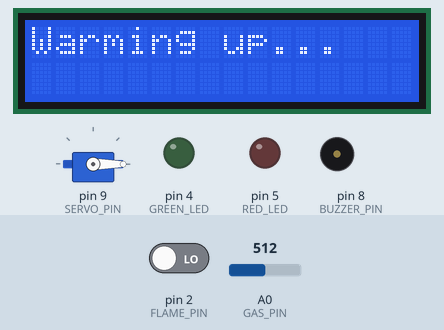
Bench run of a sketch on a simulated Arduino Uno, built with avr-gcc and run on an emulated ATmega328P. On the bench: servo, 16×2 character LCD, output pins drawn as LEDs (lit = HIGH), buzzer (waves = sounding). The inputs (shaded band) are chosen by the test bench; at power-on: pin 2 (FLAME_PIN) LOW, A0 (GAS_PIN) = 512.

Above: at 0.1 s.
At 60.1 s:
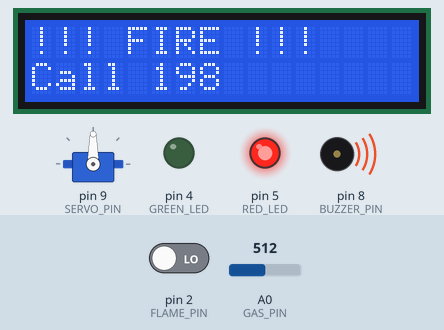
Timing chart, 0 to 61.6 s (numbered marks = the images above):
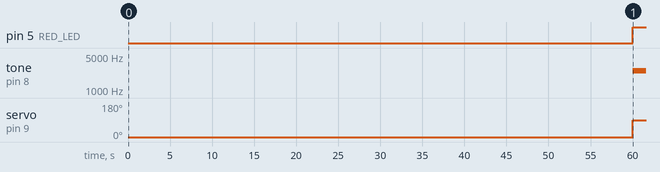

The sketch:

30_integrated_security.ino
```cpp
/*
  المستوى المتقدم — المشروع 7 (الختامي): نظام الأمان الذكي المتكامل
  كتاب: 38 مشروع في شهر — لؤي النصري (@robotlouay)

  التوصيل:
    LCD I2C: SDA → A4   SCL → A5   VCC → 5V   GND → GND
    MQ-2:    AO → A0    VCC → 5V   GND → GND
    حساس اللهب: DO → Pin 2   VCC → 5V   GND → GND   (يعطي LOW عند رؤية اللهب)
    سيرفو نافذة التهوية: إشارة → Pin 9   (5V و GND)
    Buzzer (+) → Pin 8
    LED أخضر ← 220Ω ← Pin 4      LED أحمر ← 220Ω ← Pin 5
  البرنامج لا يستعمل delay() في الحلقة: كل شيء يعمل بالتوازي عبر millis().
*/

#include <Wire.h>
#include <LiquidCrystal_I2C.h>
#include <Servo.h>

const int GAS_PIN = A0, FLAME_PIN = 2, SERVO_PIN = 9;
const int BUZZER_PIN = 8, GREEN_LED = 4, RED_LED = 5;
const int GAS_MARGIN = 150;
const unsigned long WARMUP_MS = 60000;

LiquidCrystal_I2C lcd(0x27, 16, 2);
Servo windowServo;

int gasBaseline = 0;
long gasSum = 0; int gasSamples = 0;
enum State { WARMUP, SAFE, GAS, FIRE };
State state = WARMUP, lastShown = FIRE;
unsigned long lastBlink = 0, lastLcd = 0;
bool blinkOn = false;

void setup() {
  pinMode(FLAME_PIN, INPUT);
  pinMode(BUZZER_PIN, OUTPUT);
  pinMode(GREEN_LED, OUTPUT);
  pinMode(RED_LED, OUTPUT);
  windowServo.attach(SERVO_PIN);
  windowServo.write(0);                    // النافذة مغلقة
  lcd.init();
  lcd.backlight();
}

void showState() {
  lcd.clear();
  lcd.setCursor(0, 0);
  switch (state) {
    case WARMUP: lcd.print("Warming up..."); break;
    case SAFE:   lcd.print("Status: SAFE");  break;
    case GAS:    lcd.print("!! GAS LEAK !!"); lcd.setCursor(0,1); lcd.print("Window: OPEN"); break;
    case FIRE:   lcd.print("!!! FIRE !!!");   lcd.setCursor(0,1); lcd.print("Call 198"); break;
  }
}

void loop() {
  unsigned long now = millis();
  int gas = analogRead(GAS_PIN);
  bool flame = digitalRead(FLAME_PIN) == LOW;

  // 1) تحديد الحالة
  if (now < WARMUP_MS) {
    state = WARMUP;
    if (now > WARMUP_MS - 5000) { gasSum += gas; gasSamples++; }   // معايرة آخر 5 ثوانٍ
  } else {
    if (gasBaseline == 0 && gasSamples > 0) gasBaseline = gasSum / gasSamples;
    if (flame)                                 state = FIRE;
    else if (gas > gasBaseline + GAS_MARGIN)   state = GAS;
    else                                       state = SAFE;
  }

  // 2) تنفيذ الاستجابة
  windowServo.write(state == GAS || state == FIRE ? 90 : 0);
  digitalWrite(GREEN_LED, state == SAFE);

  if (now - lastBlink > 200) {             // وميض بدون delay
    lastBlink = now;
    blinkOn = !blinkOn;
  }
  if (state == FIRE) {                     // إنذار مستمر + أحمر ثابت
    digitalWrite(RED_LED, HIGH);
    tone(BUZZER_PIN, 2500);
  } else if (state == GAS) {               // إنذار متقطع + أحمر وامض
    digitalWrite(RED_LED, blinkOn);
    if (blinkOn) tone(BUZZER_PIN, 1500); else noTone(BUZZER_PIN);
  } else {
    digitalWrite(RED_LED, LOW);
    noTone(BUZZER_PIN);
  }

  // 3) تحديث الشاشة عند تغيّر الحالة فقط
  if (state != lastShown || now - lastLcd > 5000) {
    showState();
    lastShown = state;
    lastLcd = now;
  }
}
```

Measured:
- by itself, pin 5 (RED_LED): LOW → HIGH at 60.0 s
- by itself, tone on pin 8 (BUZZER_PIN): silent → 2500 Hz at 60.0 s
- by itself, servo on pin 9 (SERVO_PIN): 0° → 90° at 60.0 s
